Frame 1 (no input): blank canvas, image omitted
Frame 60 (no input): blank canvas, image omitted
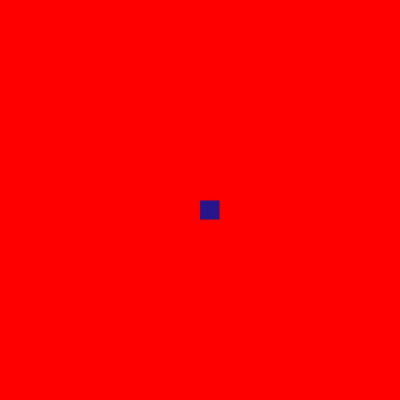
Frame 120 (the mouse pressed at the canvas centre since frame 60)

The p5.js sketch whose frames 1 and 60 were blank and that drew this single picture after the mouse press (run headless with seeded random() and noise() and a simulated clock; from frame 60 on, the mouse is pressed at the canvas centre):

// p5.js sketch
// ── sketch.js
function setup() {
  createCanvas(400, 400);
  background("red");
}

function draw()  {
  if (mouseIsPressed) { 
  stroke("rgb(245,0,0)");
  fill("rgb(39,22,139)");
  rect(mouseX,mouseY,20,20);
  }
}
